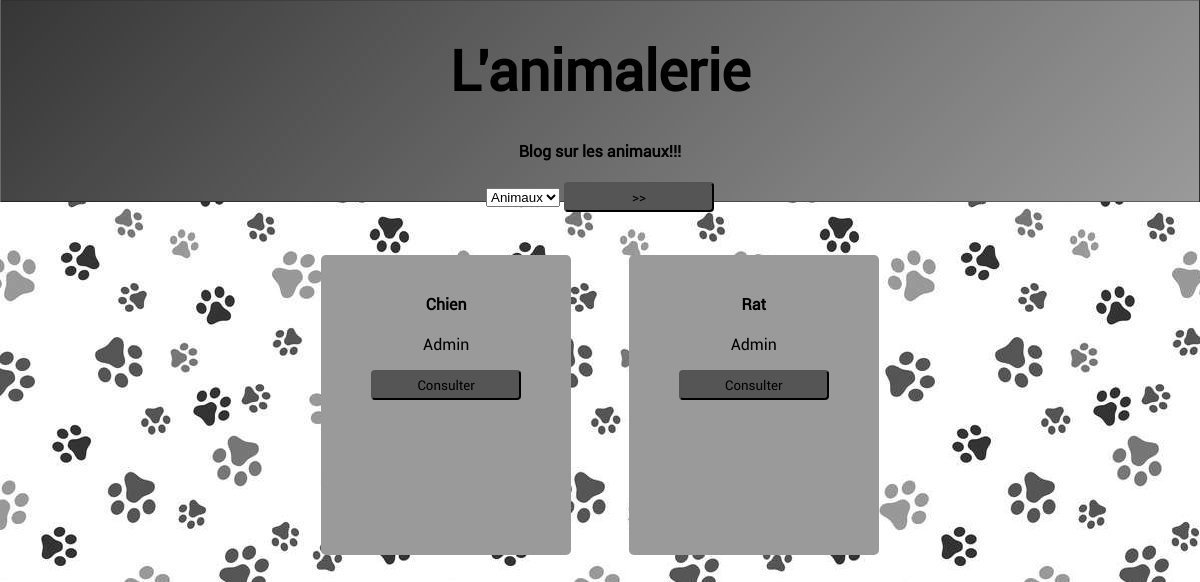
/Site.php, run on an earlier commit of the app's database.
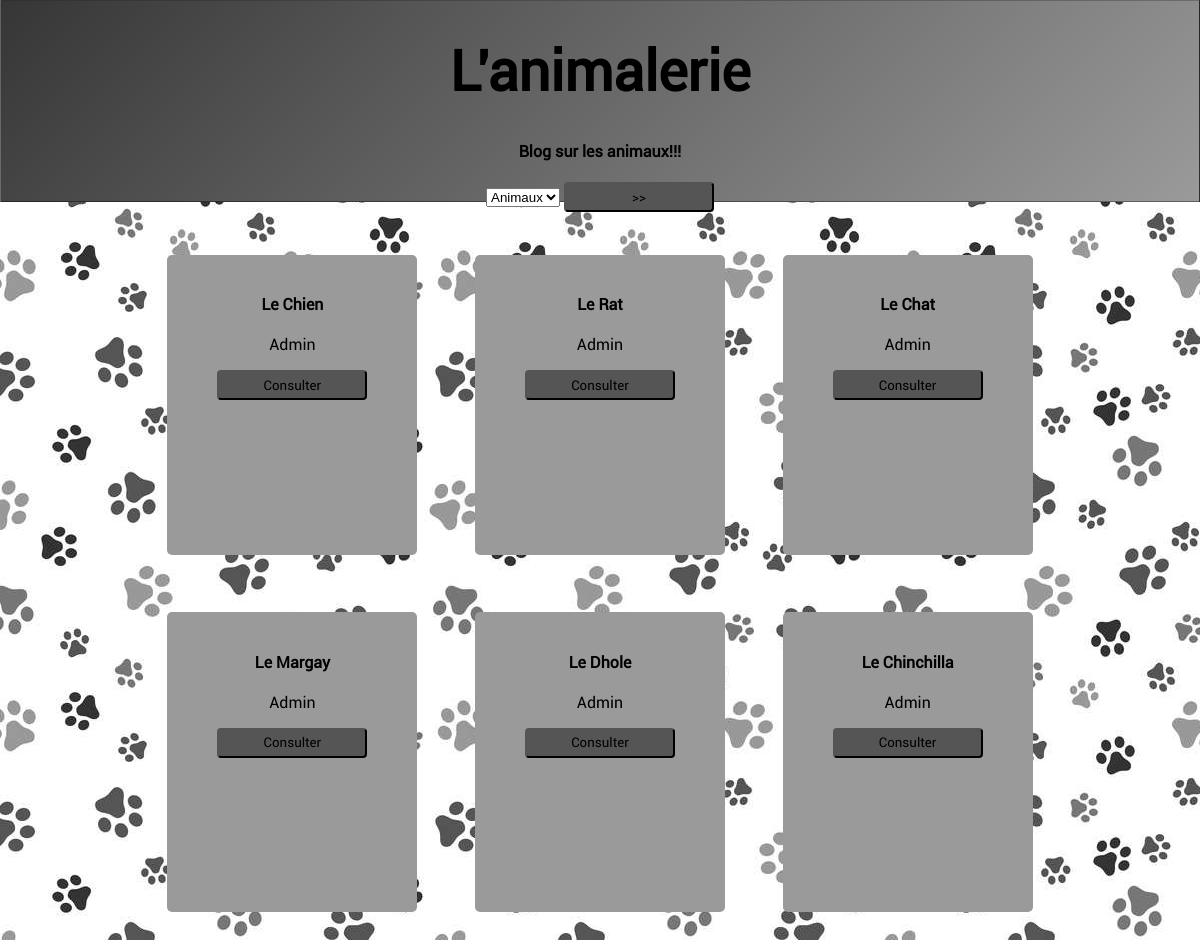
And on a later commit of the database.
### tables this page shows
CREATE TABLE IF NOT EXISTS `articles` (
  `ID` int(11) NOT NULL AUTO_INCREMENT,
  `Type` varchar(255) NOT NULL,
  `Couv` varchar(255) DEFAULT NULL,
  `Catégories` varchar(255) NOT NULL,
  `Date` date NOT NULL,
  `Auteur` varchar(255) NOT NULL,
  `Titre` varchar(255) NOT NULL,
  `Texte` text NOT NULL,
  `etat` varchar(255) NOT NULL,
  PRIMARY KEY (`ID`)
);

### Site.php (the view, shortened to what this page needs)
<?php
$servername = "localhost";
$username = "root";
$password = "";
$dbname = "cms";
$cat=$_POST['cat'] ;
try {
    $conn = new PDO("mysql:host=$servername;dbname=$dbname", $username, $password,array(PDO::MYSQL_ATTR_INIT_COMMAND => "SET NAMES utf8"));
    $conn->setAttribute(PDO::ATTR_ERRMODE, PDO::ERRMODE_EXCEPTION);
if(empty($cat) || $cat=='Animaux'){
    $stmt = $conn->prepare("SELECT ID, Type,  Couv,   Auteur, Titre, etat  FROM articles WHERE etat='Publié' AND Type='Article' ");
    $stmt->execute();
  }  else{
   $stmt = $conn->prepare("SELECT ID, Type,  Couv,   Auteur, Titre, etat  FROM articles WHERE etat='Publié' AND Type='Article' AND Catégories='$cat' ");
    $stmt->execute();
  }
    }catch(PDOException $e)
    {
    echo  "<br>" . $e->getMessage();
		}
?>
<!DOCTYPE html>
<html lang="fr">
<head>
    <link rel="stylesheet" href="site.css">
</head>
<body>
<header>
        <h1> L'animalerie</h1>
        <h4> Blog sur les animaux!!!</h4>
       <form action="Site.php" method="post"> <div><select name="cat">
            <?php
            echo "<option value=\"Animaux\" selected=\"selected\">Animaux</option>";
            ?>
        </select>
        <button type="submit" class="pet">>></button></form></div>
    </header>
    <div class="cont">
    <?php
    while ($resultat = $stmt->fetch()) {
        echo "<div class=\"card\">\n";
        echo "  <div class=\"container\">\n";
        echo "    <h4><b>".$resultat['Titre']."</b></h4> \n";
        echo "    <p>".$resultat['Auteur']."</p> \n";
        echo "    <form action=\"article.php\" method=\"POST\"><button value=\"".$resultat['ID']."\"  name=\"id\"type=\"submit\">Consulter</button></form>";
        echo "</div>";
        echo "</div>";
    }
   ?>
   </div>
</body>
</html>

### site.css (style rules this page uses)
html { height: 100%; }
body { height: 100%; font-family:robot; padding:0px; margin:0px; overflow-y:scroll; background: url(fond.jpg); }
header { font-family:robot; text-align: center; background:linear-gradient(135deg, #363636,#555555 30%, #9a9a9a); height:200px; background-size: contain; border: 1px solid rgba(0,0,0,0.3); }
header h1 { font-size: 56px; }
.card { margin:3%; text-align:center; background: #9a9a9a; width: 250px; height: 300px; border-radius: 5px; }
button { font-family:robot; border-radius: 4px; background: #555555; height: 30px; width: 150px }
.cont { display: flex; justify-content: center; flex-wrap: wrap; width: 80%; margin: auto; margin-top: 2%; margin-bottom: 2%; }

What changed in the data, as far as the page shows it:
changed articles: Titre "Chien" → "Le Chien"
changed articles: Titre "Rat" → "Le Rat"
added articles: Titre "Le Chat", Auteur "Admin", $resultat['ID'] 13 (drawn)
added articles: Titre "Le Margay", Auteur "Admin", $resultat['ID'] 14 (drawn)
added articles: Titre "Le Dhole", Auteur "Admin", $resultat['ID'] 15 (drawn)
added articles: Titre "Le Chinchilla", Auteur "Admin", $resultat['ID'] 16 (drawn)
